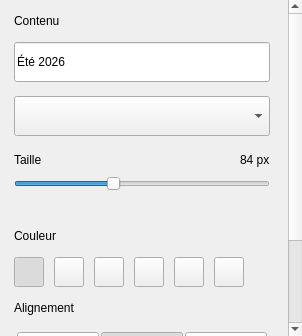
<?xml version="1.0" encoding="UTF-8"?>
<ui version="4.0">
 <class>TextPage</class>
 <widget class="QWidget" name="textPage" native="true">
  <layout class="QVBoxLayout" name="textPageLayout">
   <property name="spacing">
    <number>0</number>
   </property>
   <property name="leftMargin">
    <number>0</number>
   </property>
   <property name="topMargin">
    <number>0</number>
   </property>
   <property name="rightMargin">
    <number>0</number>
   </property>
   <property name="bottomMargin">
    <number>0</number>
   </property>
   <item>
    <widget class="QScrollArea" name="textPageScroll">
     <property name="frameShape">
      <enum>QFrame::NoFrame</enum>
     </property>
     <property name="horizontalScrollBarPolicy">
      <enum>Qt::ScrollBarAlwaysOff</enum>
     </property>
     <property name="widgetResizable">
      <bool>true</bool>
     </property>
     <widget class="QWidget" name="textPageContent" native="true">
      <layout class="QVBoxLayout" name="textPageContentLayout">
       <property name="spacing">
        <number>10</number>
       </property>
       <property name="leftMargin">
        <number>0</number>
       </property>
       <property name="topMargin">
        <number>0</number>
       </property>
       <property name="rightMargin">
        <number>4</number>
       </property>
       <property name="bottomMargin">
        <number>0</number>
       </property>
       <item>
        <widget class="QFrame" name="textContentCard">
         <property name="role" stdset="0">
          <string>card</string>
         </property>
         <layout class="QVBoxLayout" name="textContentCardLayout">
          <property name="spacing">
           <number>14</number>
          </property>
          <property name="leftMargin">
           <number>14</number>
          </property>
          <property name="topMargin">
           <number>14</number>
          </property>
          <property name="rightMargin">
           <number>14</number>
          </property>
          <property name="bottomMargin">
           <number>14</number>
          </property>
          <item>
           <widget class="QLabel" name="textContentSection">
            <property name="text">
             <string>Contenu</string>
            </property>
            <property name="role" stdset="0">
             <string>section</string>
            </property>
           </widget>
          </item>
          <item>
           <widget class="QLineEdit" name="textContentEdit">
            <property name="text">
             <string>Été 2026</string>
            </property>
            <property name="minimumSize">
             <size>
              <width>0</width>
              <height>40</height>
             </size>
            </property>
           </widget>
          </item>
          <item>
           <widget class="QComboBox" name="fontCombo">
            <property name="minimumSize">
             <size>
              <width>0</width>
              <height>40</height>
             </size>
            </property>
           </widget>
          </item>
          <item>
           <layout class="QVBoxLayout" name="textSizeLayout">
            <property name="spacing">
             <number>6</number>
            </property>
            <item>
             <layout class="QHBoxLayout" name="textSizeHeaderLayout">
              <item>
               <widget class="QLabel" name="textSizeLabel">
                <property name="text">
                 <string>Taille</string>
                </property>
                <property name="role" stdset="0">
                 <string>field</string>
                </property>
               </widget>
              </item>
              <item>
               <spacer name="textSizeSpacer">
                <property name="orientation">
                 <enum>Qt::Horizontal</enum>
                </property>
                <property name="sizeHint" stdset="0">
                 <size>
                  <width>40</width>
                  <height>20</height>
                 </size>
                </property>
               </spacer>
              </item>
              <item>
               <widget class="QLabel" name="textSizeValue">
                <property name="text">
                 <string>84 px</string>
                </property>
                <property name="role" stdset="0">
                 <string>value</string>
                </property>
               </widget>
              </item>
             </layout>
            </item>
            <item>
             <widget class="QSlider" name="textSizeSlider">
              <property name="orientation">
               <enum>Qt::Horizontal</enum>
              </property>
              <property name="minimum">
               <number>12</number>
              </property>
              <property name="maximum">
               <number>200</number>
              </property>
              <property name="value">
               <number>84</number>
              </property>
             </widget>
            </item>
           </layout>
          </item>
         </layout>
        </widget>
       </item>
       <item>
        <widget class="QFrame" name="textStyleCard">
         <property name="role" stdset="0">
          <string>card</string>
         </property>
         <layout class="QVBoxLayout" name="textStyleCardLayout">
          <property name="spacing">
           <number>14</number>
          </property>
          <property name="leftMargin">
           <number>14</number>
          </property>
          <property name="topMargin">
           <number>14</number>
          </property>
          <property name="rightMargin">
           <number>14</number>
          </property>
          <property name="bottomMargin">
           <number>14</number>
          </property>
          <item>
           <widget class="QLabel" name="textColorSection">
            <property name="text">
             <string>Couleur</string>
            </property>
            <property name="role" stdset="0">
             <string>section</string>
            </property>
           </widget>
          </item>
          <item>
           <layout class="QHBoxLayout" name="textColorsLayout">
            <property name="spacing">
             <number>10</number>
            </property>
            <item>
             <widget class="QToolButton" name="colorWhiteButton">
              <property name="text">
               <string />
              </property>
              <property name="toolTip">
               <string>Blanc</string>
              </property>
              <property name="checkable">
               <bool>true</bool>
              </property>
              <property name="autoExclusive">
               <bool>true</bool>
              </property>
              <property name="minimumSize">
               <size>
                <width>30</width>
                <height>30</height>
               </size>
              </property>
              <property name="maximumSize">
               <size>
                <width>30</width>
                <height>30</height>
               </size>
              </property>
              <property name="role" stdset="0">
               <string>swatch</string>
              </property>
              <property name="checked">
               <bool>true</bool>
              </property>
             </widget>
            </item>
            <item>
             <widget class="QToolButton" name="colorBlackButton">
              <property name="text">
               <string />
              </property>
              <property name="toolTip">
               <string>Noir</string>
              </property>
              <property name="checkable">
               <bool>true</bool>
              </property>
              <property name="autoExclusive">
               <bool>true</bool>
              </property>
              <property name="minimumSize">
               <size>
                <width>30</width>
                <height>30</height>
               </size>
              </property>
              <property name="maximumSize">
               <size>
                <width>30</width>
                <height>30</height>
               </size>
              </property>
              <property name="role" stdset="0">
               <string>swatch</string>
              </property>
             </widget>
            </item>
            <item>
             <widget class="QToolButton" name="colorYellowButton">
              <property name="text">
               <string />
              </property>
              <property name="toolTip">
               <string>Jaune</string>
              </property>
              <property name="checkable">
               <bool>true</bool>
              </property>
              <property name="autoExclusive">
               <bool>true</bool>
              </property>
              <property name="minimumSize">
               <size>
                <width>30</width>
                <height>30</height>
               </size>
              </property>
              <property name="maximumSize">
               <size>
                <width>30</width>
                <height>30</height>
               </size>
              </property>
              <property name="role" stdset="0">
               <string>swatch</string>
              </property>
             </widget>
            </item>
            <item>
             <widget class="QToolButton" name="colorOrangeButton">
              <property name="text">
               <string />
              </property>
              <property name="toolTip">
               <string>Orange</string>
              </property>
              <property name="checkable">
               <bool>true</bool>
              </property>
              <property name="autoExclusive">
               <bool>true</bool>
              </property>
              <property name="minimumSize">
               <size>
                <width>30</width>
                <height>30</height>
               </size>
              </property>
              <property name="maximumSize">
               <size>
                <width>30</width>
                <height>30</height>
               </size>
              </property>
              <property name="role" stdset="0">
               <string>swatch</string>
              </property>
             </widget>
            </item>
            <item>
             <widget class="QToolButton" name="colorBlueButton">
              <property name="text">
               <string />
              </property>
              <property name="toolTip">
               <string>Bleu</string>
              </property>
              <property name="checkable">
               <bool>true</bool>
              </property>
              <property name="autoExclusive">
               <bool>true</bool>
              </property>
              <property name="minimumSize">
               <size>
                <width>30</width>
                <height>30</height>
               </size>
              </property>
              <property name="maximumSize">
               <size>
                <width>30</width>
                <height>30</height>
               </size>
              </property>
              <property name="role" stdset="0">
               <string>swatch</string>
              </property>
             </widget>
            </item>
            <item>
             <widget class="QToolButton" name="colorGreenButton">
              <property name="text">
               <string />
              </property>
              <property name="toolTip">
               <string>Vert</string>
              </property>
              <property name="checkable">
               <bool>true</bool>
              </property>
              <property name="autoExclusive">
               <bool>true</bool>
              </property>
              <property name="minimumSize">
               <size>
                <width>30</width>
                <height>30</height>
               </size>
              </property>
              <property name="maximumSize">
               <size>
                <width>30</width>
                <height>30</height>
               </size>
              </property>
              <property name="role" stdset="0">
               <string>swatch</string>
              </property>
             </widget>
            </item>
            <item>
             <spacer name="textColorsSpacer">
              <property name="orientation">
               <enum>Qt::Horizontal</enum>
              </property>
              <property name="sizeHint" stdset="0">
               <size>
                <width>40</width>
                <height>20</height>
               </size>
              </property>
             </spacer>
            </item>
           </layout>
          </item>
          <item>
           <widget class="QLabel" name="textAlignSection">
            <property name="text">
             <string>Alignement</string>
            </property>
            <property name="role" stdset="0">
             <string>section</string>
            </property>
           </widget>
          </item>
          <item>
           <widget class="QFrame" name="textAlignSegmented">
            <property name="role" stdset="0">
             <string>segmented</string>
            </property>
            <layout class="QHBoxLayout" name="textAlignSegmentedLayout">
             <property name="spacing">
              <number>2</number>
             </property>
             <property name="leftMargin">
              <number>3</number>
             </property>
             <property name="topMargin">
              <number>3</number>
             </property>
             <property name="rightMargin">
              <number>3</number>
             </property>
             <property name="bottomMargin">
              <number>3</number>
             </property>
             <item>
              <widget class="QToolButton" name="alignLeftButton">
               <property name="text">
                <string />
               </property>
               <property name="checkable">
                <bool>true</bool>
               </property>
               <property name="autoExclusive">
                <bool>true</bool>
               </property>
               <property name="sizePolicy">
                <sizepolicy hsizetype="Expanding" vsizetype="Fixed">
                 <horstretch>1</horstretch>
                 <verstretch>0</verstretch>
                </sizepolicy>
               </property>
               <property name="minimumSize">
                <size>
                 <width>0</width>
                 <height>30</height>
                </size>
               </property>
               <property name="toolTip">
                <string>Aligner à gauche</string>
               </property>
              </widget>
             </item>
             <item>
              <widget class="QToolButton" name="alignCenterButton">
               <property name="text">
                <string />
               </property>
               <property name="checkable">
                <bool>true</bool>
               </property>
               <property name="autoExclusive">
                <bool>true</bool>
               </property>
               <property name="sizePolicy">
                <sizepolicy hsizetype="Expanding" vsizetype="Fixed">
                 <horstretch>1</horstretch>
                 <verstretch>0</verstretch>
                </sizepolicy>
               </property>
               <property name="minimumSize">
                <size>
                 <width>0</width>
                 <height>30</height>
                </size>
               </property>
               <property name="checked">
                <bool>true</bool>
               </property>
               <property name="toolTip">
                <string>Centrer</string>
               </property>
              </widget>
             </item>
             <item>
              <widget class="QToolButton" name="alignRightButton">
               <property name="text">
                <string />
               </property>
               <property name="checkable">
                <bool>true</bool>
               </property>
               <property name="autoExclusive">
                <bool>true</bool>
               </property>
               <property name="sizePolicy">
                <sizepolicy hsizetype="Expanding" vsizetype="Fixed">
                 <horstretch>1</horstretch>
                 <verstretch>0</verstretch>
                </sizepolicy>
               </property>
               <property name="minimumSize">
                <size>
                 <width>0</width>
                 <height>30</height>
                </size>
               </property>
               <property name="toolTip">
                <string>Aligner à droite</string>
               </property>
              </widget>
             </item>
            </layout>
           </widget>
          </item>
          <item>
           <widget class="QLabel" name="textAnimationSection">
            <property name="text">
             <string>Animation d'entrée</string>
            </property>
            <property name="role" stdset="0">
             <string>section</string>
            </property>
           </widget>
          </item>
          <item>
           <widget class="QFrame" name="textAnimationSegmented">
            <property name="role" stdset="0">
             <string>segmented</string>
            </property>
            <layout class="QHBoxLayout" name="textAnimationSegmentedLayout">
             <property name="spacing">
              <number>2</number>
             </property>
             <property name="leftMargin">
              <number>3</number>
             </property>
             <property name="topMargin">
              <number>3</number>
             </property>
             <property name="rightMargin">
              <number>3</number>
             </property>
             <property name="bottomMargin">
              <number>3</number>
             </property>
             <item>
              <widget class="QToolButton" name="animationNoneButton">
               <property name="text">
                <string>Aucune</string>
               </property>
               <property name="checkable">
                <bool>true</bool>
               </property>
               <property name="autoExclusive">
                <bool>true</bool>
               </property>
               <property name="sizePolicy">
                <sizepolicy hsizetype="Expanding" vsizetype="Fixed">
                 <horstretch>1</horstretch>
                 <verstretch>0</verstretch>
                </sizepolicy>
               </property>
               <property name="minimumSize">
                <size>
                 <width>0</width>
                 <height>30</height>
                </size>
               </property>
              </widget>
             </item>
             <item>
              <widget class="QToolButton" name="animationFadeButton">
               <property name="text">
                <string>Fondu</string>
               </property>
               <property name="checkable">
                <bool>true</bool>
               </property>
               <property name="autoExclusive">
                <bool>true</bool>
               </property>
               <property name="sizePolicy">
                <sizepolicy hsizetype="Expanding" vsizetype="Fixed">
                 <horstretch>1</horstretch>
                 <verstretch>0</verstretch>
                </sizepolicy>
               </property>
               <property name="minimumSize">
                <size>
                 <width>0</width>
                 <height>30</height>
                </size>
               </property>
               <property name="checked">
                <bool>true</bool>
               </property>
              </widget>
             </item>
             <item>
              <widget class="QToolButton" name="animationSlideButton">
               <property name="text">
                <string>Glisser</string>
               </property>
               <property name="checkable">
                <bool>true</bool>
               </property>
               <property name="autoExclusive">
                <bool>true</bool>
               </property>
               <property name="sizePolicy">
                <sizepolicy hsizetype="Expanding" vsizetype="Fixed">
                 <horstretch>1</horstretch>
                 <verstretch>0</verstretch>
                </sizepolicy>
               </property>
               <property name="minimumSize">
                <size>
                 <width>0</width>
                 <height>30</height>
                </size>
               </property>
              </widget>
             </item>
             <item>
              <widget class="QToolButton" name="animationZoomButton">
               <property name="text">
                <string>Zoom</string>
               </property>
               <property name="checkable">
                <bool>true</bool>
               </property>
               <property name="autoExclusive">
                <bool>true</bool>
               </property>
               <property name="sizePolicy">
                <sizepolicy hsizetype="Expanding" vsizetype="Fixed">
                 <horstretch>1</horstretch>
                 <verstretch>0</verstretch>
                </sizepolicy>
               </property>
               <property name="minimumSize">
                <size>
                 <width>0</width>
                 <height>30</height>
                </size>
               </property>
              </widget>
             </item>
            </layout>
           </widget>
          </item>
         </layout>
        </widget>
       </item>
       <item>
        <spacer name="textPageBottomSpacer">
         <property name="orientation">
          <enum>Qt::Vertical</enum>
         </property>
         <property name="sizeHint" stdset="0">
          <size>
           <width>20</width>
           <height>10</height>
          </size>
         </property>
        </spacer>
       </item>
      </layout>
     </widget>
    </widget>
   </item>
  </layout>
 </widget>
 <resources/>
 <connections/>
</ui>
